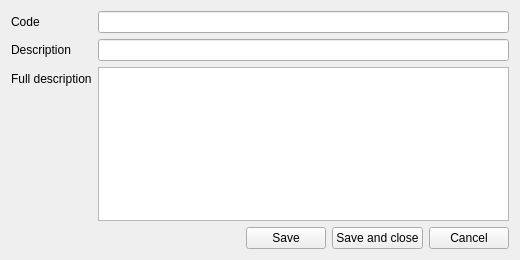
<?xml version="1.0" encoding="UTF-8"?>
<ui version="4.0">
 <class>UnitItemForm</class>
 <widget class="QWidget" name="UnitItemForm">
  <property name="geometry">
   <rect>
    <x>0</x>
    <y>0</y>
    <width>520</width>
    <height>260</height>
   </rect>
  </property>
  <property name="windowTitle">
   <string>Unit of measure</string>
  </property>
  <layout class="QVBoxLayout" name="verticalLayout">
   <item>
    <layout class="QFormLayout" name="formLayout">
     <item row="0" column="0">
      <widget class="QLabel" name="codeLabel">
       <property name="text">
        <string>Code</string>
       </property>
      </widget>
     </item>
     <item row="0" column="1">
      <widget class="QLineEdit" name="codeLineEdit"/>
     </item>
     <item row="1" column="0">
      <widget class="QLabel" name="descriptionLabel">
       <property name="text">
        <string>Description</string>
       </property>
      </widget>
     </item>
     <item row="1" column="1">
      <widget class="QLineEdit" name="descriptionLineEdit"/>
     </item>
     <item row="2" column="0">
      <widget class="QLabel" name="fullDescriptionLabel">
       <property name="text">
        <string>Full description</string>
       </property>
      </widget>
     </item>
     <item row="2" column="1">
      <widget class="QPlainTextEdit" name="fullDescriptionPlainTextEdit"/>
     </item>
    </layout>
   </item>
   <item>
    <layout class="QHBoxLayout" name="buttonsLayout">
     <item>
      <spacer name="horizontalSpacer">
       <property name="orientation">
        <enum>Qt::Horizontal</enum>
       </property>
       <property name="sizeHint" stdset="0">
        <size>
         <width>40</width>
         <height>20</height>
        </size>
       </property>
      </spacer>
     </item>
     <item>
      <widget class="QPushButton" name="saveButton">
       <property name="text">
        <string>Save</string>
       </property>
      </widget>
     </item>
     <item>
      <widget class="QPushButton" name="saveAndCloseButton">
       <property name="text">
        <string>Save and close</string>
       </property>
      </widget>
     </item>
     <item>
      <widget class="QPushButton" name="cancelButton">
       <property name="text">
        <string>Cancel</string>
       </property>
      </widget>
     </item>
    </layout>
   </item>
  </layout>
 </widget>
 <resources/>
 <connections/>
</ui>
